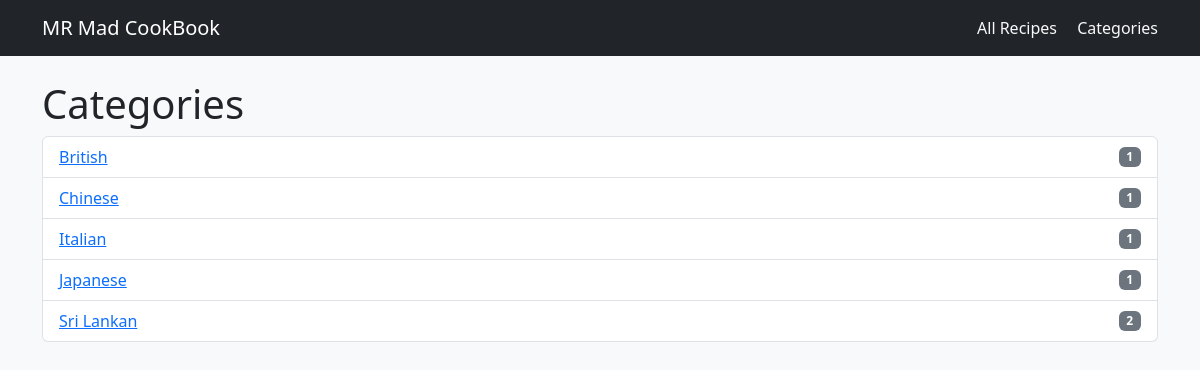
The page /categories/ on the database as committed earlier.
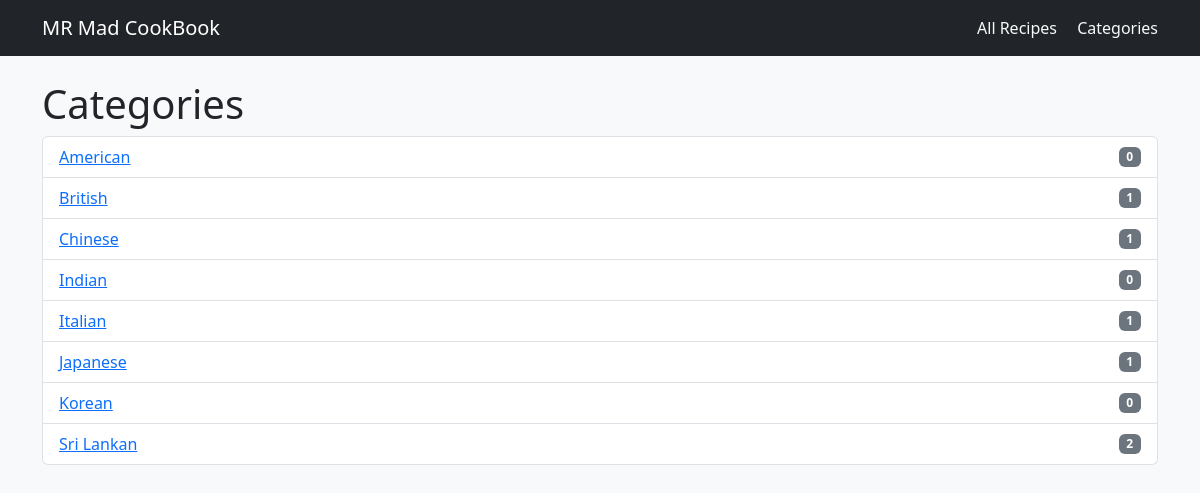
The same page on the database as committed later.
### recipes/models.py (models this page shows, shortened)
class Category(models.Model):
    name = models.CharField(max_length=100, unique=True)
    slug = models.SlugField(max_length=120, unique=True)
    description = models.TextField(blank=True)
    class Meta:
        ordering = ['name']

### recipes/views.py (the view)
# urls.py: path('categories/', views.category_list, name='category_list'),
def category_list(request):
    categories = Category.objects.all()
    return render(request, 'recipes/category_list.html', {'categories': categories})

### recipes/templates/recipes/category_list.html
{% extends "recipes/base.html" %}
{% block content %}
<h1>Categories</h1>
<ul class="list-group">
  {% for category in categories %}
    <li class="list-group-item d-flex justify-content-between align-items-center">
      <a href="{% url 'recipes:recipe_by_category' category.slug %}">{{ category.name }}</a>
      <span class="badge bg-secondary">{{ category.recipes.count }}</span>
    </li>
  {% empty %}
    <li class="list-group-item">No categories yet.</li>
  {% endfor %}
</ul>
{% endblock %}

### recipes/templates/recipes/base.html (shortened to what this page needs)
<!DOCTYPE html>
<html lang="en">
<head>
    <link rel="stylesheet"
          href="https://cdn.jsdelivr.net/npm/bootstrap@5.3.0/dist/css/bootstrap.min.css">
</head>
<body class="bg-light">
<nav class="navbar navbar-expand-lg navbar-dark bg-dark mb-4">
  <div class="container">
    <a class="navbar-brand" href="{% url 'recipes:home' %}">MR Mad CookBook</a>
    <div>
      <a class="nav-link d-inline text-light me-3" href="{% url 'recipes:recipe_list' %}">All Recipes</a>
      <a class="nav-link d-inline text-light" href="{% url 'recipes:category_list' %}">Categories</a>
    </div>
  </div>
</nav>
<div class="container">
    {% block content %}{% endblock %}
</div>
</body>
</html>

Rows that differ between the two databases and show on the page:
added Category: name "American", recipes.count "0"
added Category: name "Indian", recipes.count "0"
added Category: name "Korean", recipes.count "0"
